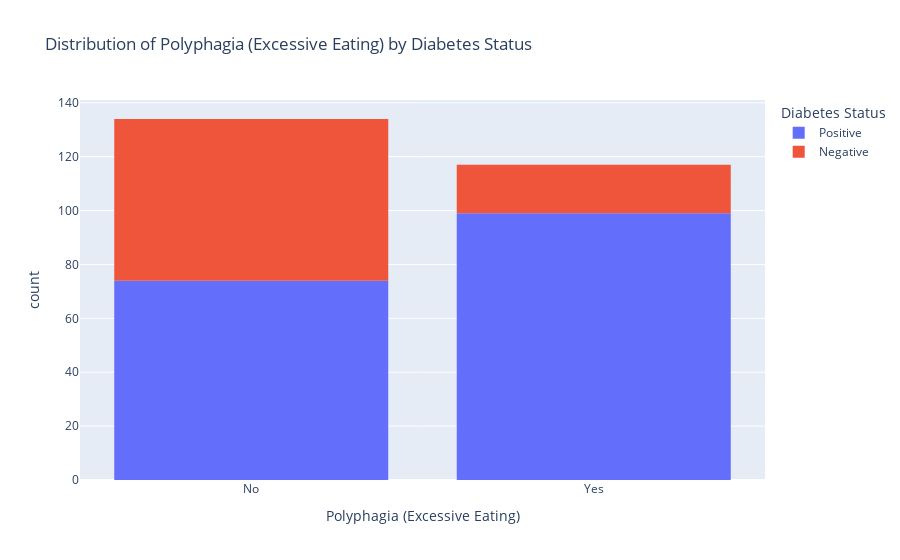

This figure's notebook cell:
### Markdown cell above
Individuals with weakness have a 68% chance of testing positive for diabetes.

### Code cell
eating = px.histogram(Diabetes, x = 'Polyphagia', color = 'class', title="Distribution of Polyphagia (Excessive Eating) by Diabetes Status",

    labels={"Polyphagia": "Polyphagia (Excessive Eating)", "count": "Number of Cases", "class": "Diabetes Status"})
eating.show()

plt_eating= ['Polyphagia', 'class']
tm = sns.light_palette("green", as_cmap=True)
(round(pd.crosstab(Diabetes[plt_eating[0]], Diabetes[plt_eating[1]], normalize='columns') * 100,2)).style.background_gradient(cmap = tm)

### Figure 1 — Plotly figure (JSON) as saved in the notebook; plotly's stock layout.template omitted (floating-point values rounded to 4 significant figures; data arrays with more than 128 entries replaced by an {"elided": "..."} marker saying what was removed)
{"data": [{"alignmentgroup": "True", "bingroup": "x", "hovertemplate": "Diabetes Status=Positive<br>Polyphagia (Excessive Eating)=%{x}<br>count=%{y}<extra></extra>", "legendgroup": "Positive", "marker": {"color": "#636efa", "pattern": {"shape": ""}}, "name": "Positive", "offsetgroup": "Positive", "orientation": "v", "showlegend": true, "type": "histogram", "x": {"elided": "173 str values"}, "xaxis": "x", "yaxis": "y"}, {"alignmentgroup": "True", "bingroup": "x", "hovertemplate": "Diabetes Status=Negative<br>Polyphagia (Excessive Eating)=%{x}<br>count=%{y}<extra></extra>", "legendgroup": "Negative", "marker": {"color": "#EF553B", "pattern": {"shape": ""}}, "name": "Negative", "offsetgroup": "Negative", "orientation": "v", "showlegend": true, "type": "histogram", "x": ["No", "No", "No", "No", "No", "Yes", "No", "Yes", "No", "No", "No", "No", "No", "No", "No", "Yes", "Yes", "Yes", "No", "No", "No", "No", "Yes", "Yes", "No", "No", "No", "No", "No", "No", "No", "Yes", "No", "Yes", "No", "Yes", "No", "Yes", "No", "No", "No", "No", "No", "No", "No", "Yes", "No", "No", "No", "No", "Yes", "No", "No", "No", "Yes", "No", "No", "No", "No", "No", "No", "Yes", "No", "No", "No", "Yes", "Yes", "No", "No", "No", "No", "No", "No", "No", "Yes", "No", "No", "No"], "xaxis": "x", "yaxis": "y"}], "layout": {"autosize": true, "barmode": "relative", "legend": {"title": {"text": "Diabetes Status"}, "tracegroupgap": 0}, "title": {"text": "Distribution of Polyphagia (Excessive Eating) by Diabetes Status"}, "xaxis": {"anchor": "y", "autorange": true, "domain": [0, 1], "range": [-0.5, 1.5], "title": {"text": "Polyphagia (Excessive Eating)"}, "type": "category"}, "yaxis": {"anchor": "x", "autorange": true, "domain": [0, 1], "range": [0, 141.1], "title": {"text": "count"}}}}
